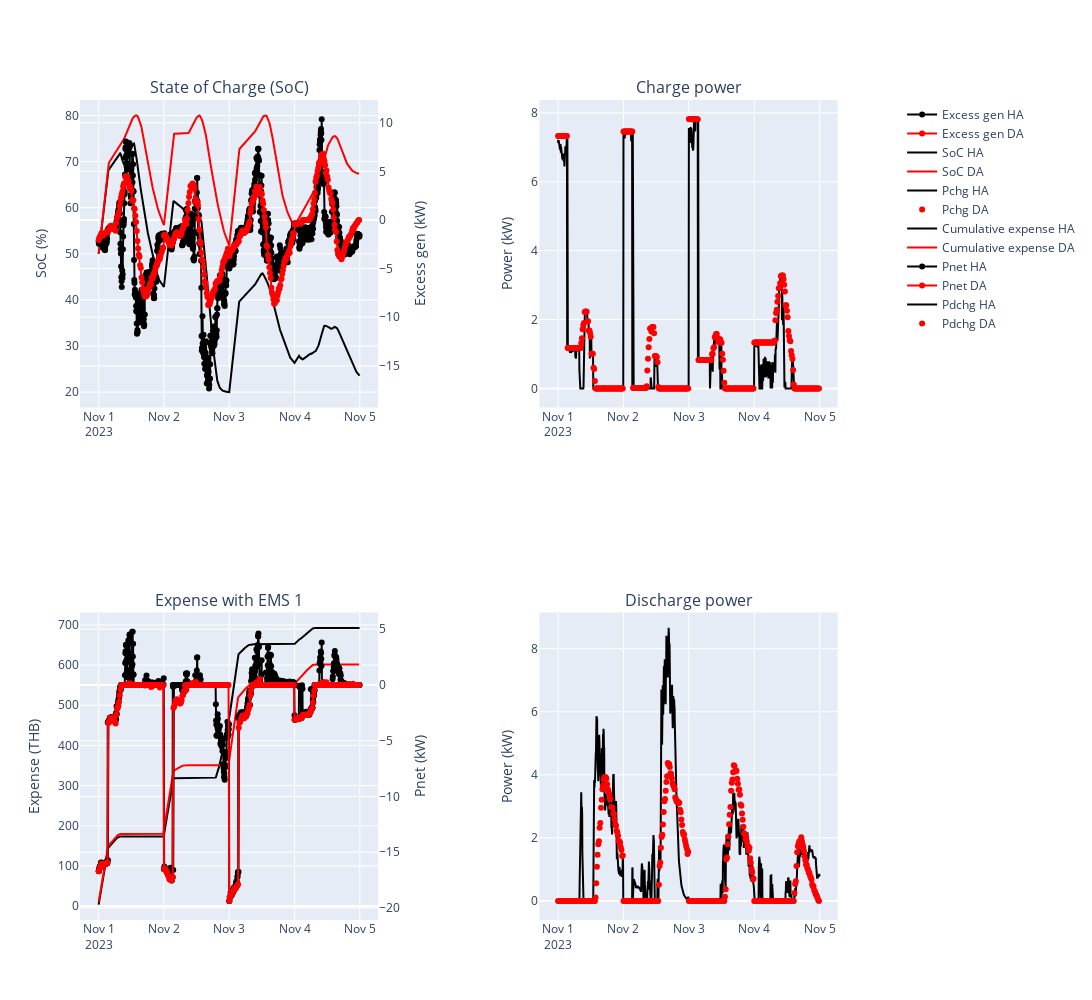

Source (notebook cell):
### Code cell
from plotly.subplots import make_subplots
import plotly.graph_objects as go

fig = make_subplots(rows=2, cols=2,subplot_titles=('State of Charge (SoC)','Charge power','Expense with EMS 1','Discharge power'),specs=[[{"secondary_y": True}, {"secondary_y": True}],
                           [{"secondary_y": True}, {"secondary_y": True}]])
excess_gen_DA = dayAhead_sol_list['PARAM_PV'] - dayAhead_sol_list['PARAM_PL']
excess_gen_HA = IntraDay_sol_list['PARAM_PV'] - IntraDay_sol_list['PARAM_PL']
cum_expense_DA = dayAhead_sol_list['u1'].cumsum()
cum_expense_HA = IntraDay_sol_list['u1'].cumsum()
# plot(1,1)
fig.add_trace(
    go.Scatter(x=IntraDay_sol_list['datetime'], y=excess_gen_HA, name = 'Excess gen HA',mode='lines+markers',line={'color':'#000000'}),
    row=1, col=1,secondary_y=True
)
fig.add_trace(
    go.Scatter(x=dayAhead_sol_list['datetime'], y=excess_gen_DA,name = 'Excess gen DA',mode='lines+markers',line={'color':'#FF0000'}),
    row=1, col=1,secondary_y=True
)
fig.add_trace(
    go.Scatter(x=IntraDay_sol_list['datetime'], y=IntraDay_sol_list['soc_0'], name = 'SoC HA',line={'color':'#000000'}),
    row=1, col=1
)
fig.add_trace(
    go.Scatter(x=dayAhead_sol_list['datetime'], y=dayAhead_sol_list['soc_0'],name = 'SoC DA',line={'color':'#FF0000'}),
    row=1, col=1
)

# plot (1,2)
fig.add_trace(
    go.Scatter(x=IntraDay_sol_list['datetime'], y=IntraDay_sol_list['Pchg_0'], name = 'Pchg HA',line={'color':'#000000'}),
    row=1, col=2
)
fig.add_trace(
    go.Scatter(x=dayAhead_sol_list['datetime'], y=dayAhead_sol_list['Pchg_0'],name = 'Pchg DA',mode='markers',line={'color':'#FF0000'}),
    row=1, col=2
)
# plot (2,1)
fig.add_trace(
    go.Scatter(x=IntraDay_sol_list['datetime'], y=cum_expense_HA, name = 'Cumulative expense HA',line={'color':'#000000'}),
    row=2, col=1
)
fig.add_trace(
    go.Scatter(x=dayAhead_sol_list['datetime'], y=cum_expense_DA,name = 'Cumulative expense DA',line={'color':'#FF0000'}),
    row=2, col=1
)
fig.add_trace(
    go.Scatter(x=IntraDay_sol_list['datetime'], y=IntraDay_sol_list['Pnet'], name = 'Pnet HA',mode='lines+markers',line={'color':'#000000'}),
    row=2, col=1, secondary_y=True
)
fig.add_trace(
    go.Scatter(x=dayAhead_sol_list['datetime'], y=dayAhead_sol_list['Pnet'],name = 'Pnet DA',mode='lines+markers',line={'color':'#FF0000'}),
    row=2, col=1, secondary_y=True
)

# plot (2,2)
fig.add_trace(
    go.Scatter(x=IntraDay_sol_list['datetime'], y=IntraDay_sol_list['Pdchg_0'], name = 'Pdchg HA',line={'color':'#000000'}),
    row=2, col=2
)
fig.add_trace(
    go.Scatter(x=dayAhead_sol_list['datetime'], y=dayAhead_sol_list['Pdchg_0'],name = 'Pdchg DA',mode='markers',line={'color':'#FF0000'}),
    row=2, col=2
)

fig.update_yaxes(title_text='SoC (%)',row=1,col=1)
fig.update_yaxes(title_text='Excess gen (kW)',row=1,col=1,secondary_y=True)
fig.update_yaxes(title_text='Expense (THB)',row=2,col=1)
fig.update_yaxes(title_text='Pnet (kW)',row=2,col=1,secondary_y=True)
fig.update_yaxes(title_text='Power (kW)',row=1,col=2)
fig.update_yaxes(title_text='Power (kW)',row=2,col=2)
fig.update_layout(height=1000, width=1500, title_text="")
fig.show()

### Figure 1 — Plotly figure (JSON) as saved in the notebook; plotly's stock layout.template omitted (floating-point values rounded to 4 significant figures; data arrays with more than 128 entries replaced by an {"elided": "..."} marker saying what was removed)
{"data": [{"line": {"color": "#000000"}, "mode": "lines+markers", "name": "Excess gen HA", "type": "scatter", "x": {"elided": "1152 str values"}, "xaxis": "x", "y": {"elided": "1152 float values"}, "yaxis": "y2"}, {"line": {"color": "#FF0000"}, "mode": "lines+markers", "name": "Excess gen DA", "type": "scatter", "x": {"elided": "384 str values"}, "xaxis": "x", "y": {"elided": "384 float values"}, "yaxis": "y2"}, {"line": {"color": "#000000"}, "name": "SoC HA", "type": "scatter", "x": {"elided": "1152 str values"}, "xaxis": "x", "y": {"elided": "1152 float values"}, "yaxis": "y"}, {"line": {"color": "#FF0000"}, "name": "SoC DA", "type": "scatter", "x": {"elided": "384 str values"}, "xaxis": "x", "y": {"elided": "384 float values"}, "yaxis": "y"}, {"line": {"color": "#000000"}, "name": "Pchg HA", "type": "scatter", "x": {"elided": "1152 str values"}, "xaxis": "x2", "y": {"elided": "1152 float values"}, "yaxis": "y3"}, {"line": {"color": "#FF0000"}, "mode": "markers", "name": "Pchg DA", "type": "scatter", "x": {"elided": "384 str values"}, "xaxis": "x2", "y": {"elided": "384 float values"}, "yaxis": "y3"}, {"line": {"color": "#000000"}, "name": "Cumulative expense HA", "type": "scatter", "x": {"elided": "1152 str values"}, "xaxis": "x3", "y": {"elided": "1152 float values"}, "yaxis": "y5"}, {"line": {"color": "#FF0000"}, "name": "Cumulative expense DA", "type": "scatter", "x": {"elided": "384 str values"}, "xaxis": "x3", "y": {"elided": "384 float values"}, "yaxis": "y5"}, {"line": {"color": "#000000"}, "mode": "lines+markers", "name": "Pnet HA", "type": "scatter", "x": {"elided": "1152 str values"}, "xaxis": "x3", "y": {"elided": "1152 float values"}, "yaxis": "y6"}, {"line": {"color": "#FF0000"}, "mode": "lines+markers", "name": "Pnet DA", "type": "scatter", "x": {"elided": "384 str values"}, "xaxis": "x3", "y": {"elided": "384 float values"}, "yaxis": "y6"}, {"line": {"color": "#000000"}, "name": "Pdchg HA", "type": "scatter", "x": {"elided": "1152 str values"}, "xaxis": "x4", "y": {"elided": "1152 float values"}, "yaxis": "y7"}, {"line": {"color": "#FF0000"}, "mode": "markers", "name": "Pdchg DA", "type": "scatter", "x": {"elided": "384 str values"}, "xaxis": "x4", "y": {"elided": "384 float values"}, "yaxis": "y7"}], "layout": {"annotations": [{"font": {"size": 16}, "showarrow": false, "text": "State of Charge (SoC)", "x": 0.185, "xanchor": "center", "xref": "paper", "y": 1, "yanchor": "bottom", "yref": "paper"}, {"font": {"size": 16}, "showarrow": false, "text": "Charge power", "x": 0.755, "xanchor": "center", "xref": "paper", "y": 1, "yanchor": "bottom", "yref": "paper"}, {"font": {"size": 16}, "showarrow": false, "text": "Expense with EMS 1", "x": 0.185, "xanchor": "center", "xref": "paper", "y": 0.375, "yanchor": "bottom", "yref": "paper"}, {"font": {"size": 16}, "showarrow": false, "text": "Discharge power", "x": 0.755, "xanchor": "center", "xref": "paper", "y": 0.375, "yanchor": "bottom", "yref": "paper"}], "height": 1000, "title": {"text": ""}, "width": 1500, "xaxis": {"anchor": "y", "domain": [0, 0.37]}, "xaxis2": {"anchor": "y3", "domain": [0.57, 0.94]}, "xaxis3": {"anchor": "y5", "domain": [0, 0.37]}, "xaxis4": {"anchor": "y7", "domain": [0.57, 0.94]}, "yaxis": {"anchor": "x", "domain": [0.625, 1], "title": {"text": "SoC (%)"}}, "yaxis2": {"anchor": "x", "overlaying": "y", "side": "right", "title": {"text": "Excess gen (kW)"}}, "yaxis3": {"anchor": "x2", "domain": [0.625, 1], "title": {"text": "Power (kW)"}}, "yaxis4": {"anchor": "x2", "overlaying": "y3", "side": "right", "title": {"text": "Power (kW)"}}, "yaxis5": {"anchor": "x3", "domain": [0, 0.375], "title": {"text": "Expense (THB)"}}, "yaxis6": {"anchor": "x3", "overlaying": "y5", "side": "right", "title": {"text": "Pnet (kW)"}}, "yaxis7": {"anchor": "x4", "domain": [0, 0.375], "title": {"text": "Power (kW)"}}, "yaxis8": {"anchor": "x4", "overlaying": "y7", "side": "right", "title": {"text": "Power (kW)"}}}}
